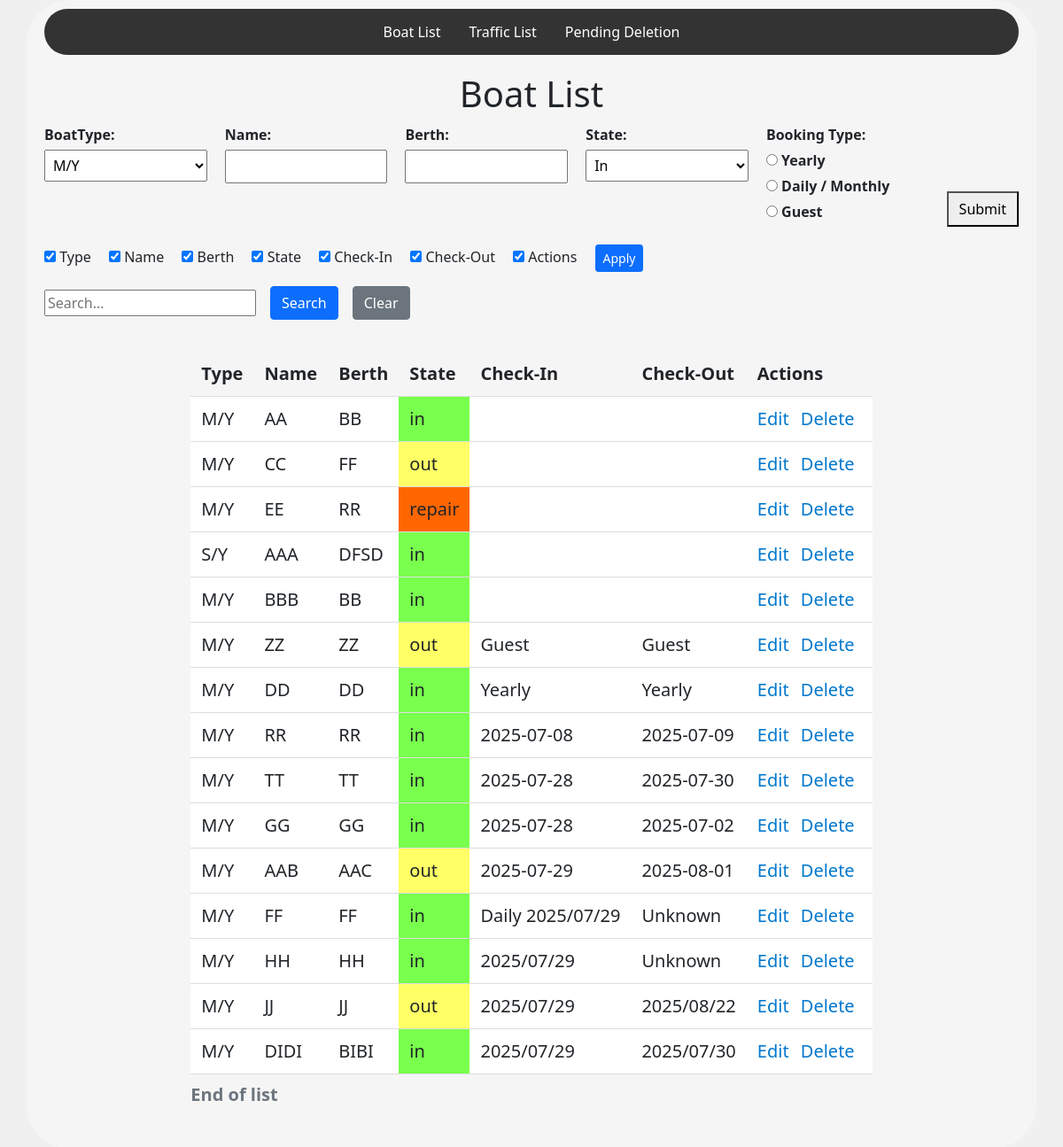
The app's page /, older data.
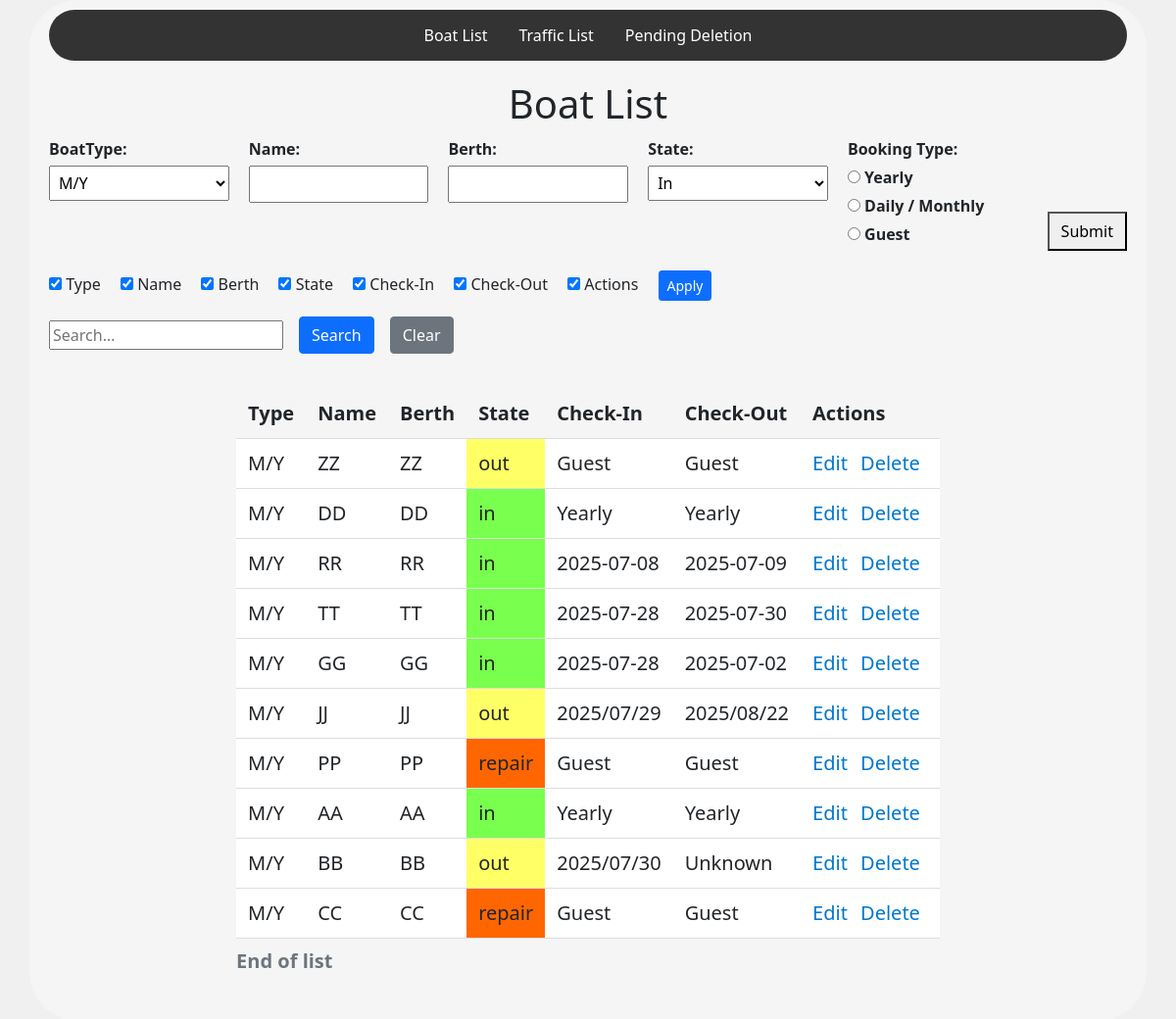
The same page, newer data.
### trafficApp/models.py (models this page shows, shortened)
class Boat(models.Model):
    boatType = models.CharField(
        max_length=30,
        choices=BoatType.choices,
        default=BoatType.motorYacht,
    )
    name = models.CharField(max_length=100)
    berth = models.CharField(max_length=20)
    created = models.DateTimeField(auto_now_add=True)
    state = models.CharField(  # <-- changed from IntegerField
        max_length=20,
        choices=State.choices,
        default=State.IN,
    )
    cid = models.CharField(max_length=50, default="", blank=True)
    ecod = models.CharField(max_length=50, default="", blank=True)

### trafficApp/views.py (the view)
# urls.py: path('', views.BoatListView.as_view(), name = 'boats'),
class BoatListView(BaseListCreateView):
    model         = Boat
    form_class    = NewBoatForm
    template_name = "lists/list_page.html"     # shared page
    success_url   = reverse_lazy("boats")
    page_title    = "Boat List"
    search_fields = ("name", "boatType", "berth", "state", "cid", "ecod")
    column_list = [
        {"field": "boatType", "label": "Type"},
        {"field": "name",     "label": "Name"},
        {"field": "berth",    "label": "Berth"},
        {"field": "state",    "label": "State"},
        {"field": "cid",      "label": "Check-In"},
        {"field": "ecod",     "label": "Check-Out"},
        {"field": "actions",  "label": "Actions"},
    ]
    row_partial  = "lists/boats/_row.html"
    form_partial = "lists/boats/_form_fields.html"

### trafficApp/forms.py (shortened to what this page needs)
class NewBoatForm(forms.ModelForm):
    BOOKING_CHOICES = [
        ('yearly',        'Yearly'),
        ('daily_monthly', 'Daily / Monthly'),
        ('guest',         'Guest'),
    ]
    booking_type = forms.ChoiceField(
        choices=BOOKING_CHOICES,
        widget=forms.RadioSelect,
        label="Booking Type"
    )  # :contentReference[oaicite:0]{index=0}
    cid  = forms.DateField(
        required=False,
        widget=DateInput(attrs={'type': 'date'}),
        label="Check‑In Date"
    )   # :contentReference[oaicite:1]{index=1}
    ecod = forms.DateField(
        required=False,
        widget=DateInput(attrs={'type': 'date'}),
        label="Check‑Out Date"
    )   # :contentReference[oaicite:2]{index=2}
    class Meta:
        model  = Boat
        fields = [
            'boatType', 'name', 'berth', 'state',
            'booking_type', 'cid', 'ecod'
        ]

### trafficApp/views.py (called while the page is built)
    def get(self, request, *args, **kwargs):
        self.object_list = self.get_queryset()
        form = self.get_form()
        return self.render_to_response(self.get_context_data(form=form))

    def get_form_kwargs(self):
        kwargs = super().get_form_kwargs()
        if self.request.method == "POST":
            kwargs["data"] = self.request.POST
        return kwargs

    def get_queryset(self):
        qs = super().get_queryset()
        q  = self.request.GET.get("q", "").strip()
        if q and self.search_fields:
            or_query = Q()
            for field in self.search_fields:
                or_query |= Q(**{f"{field}__icontains": q})
            qs = qs.filter(or_query)
        return qs  # no order_by here; sorting is JS-only

    def get_context_data(self, **kwargs):
        ctx = super().get_context_data(**kwargs)
        ctx.update({
            "q":           self.request.GET.get("q", "").strip(),
            "column_list": self.column_list,
            "page_title":  self.page_title,
            "row_partial": self.row_partial,
            "form_partial": self.form_partial,
        })
        return ctx

### trafficApp/templates/lists/list_page.html (shortened to what this page needs)
{% extends 'base.html' %}
{% load static %}
{% block content %}
  <h1>{{ page_title }}</h1>
  <form method="post">
    <div class="two-fields">
      {% include form_partial with form=form %}
      <button type="submit" class="submit-btn">Submit</button>
    </div>
  </form>
  {% include "lists/_controls/_column_picker.html" with column_list=column_list %}
  {% include "lists/_controls/_search_only.html" %}
  {% include "lists/_table.html" with column_list=column_list row_partial=row_partial object_list=object_list %}
{% endblock %}

### trafficApp/templates/base.html (shortened to what this page needs)
<!DOCTYPE html>
{% load static %}
<html lang="en">
<head>
    <link href="https://cdn.jsdelivr.net/npm/bootstrap@5.0.1/dist/css/bootstrap.min.css" rel="stylesheet">
    <link rel = 'stylesheet' href = "{% static 'css/style.css' %}">
</head>
<body>
    <div class="container">
        <ul>
            <li><a href="{% url 'boats' %}">Boat List</a></li>
            <li><a href="{% url 'traffic' %}">Traffic List</a></li>
            <li><a href="">Pending Deletion</a></li>
        </ul>
        <div class="content-wrapper">
            {% block content %}  {% endblock %}
        </div>
    </div>
</body>
</html>

### trafficApp/templates/lists/boats/_form_fields.html (shortened to what this page needs)
<div class="field-group">
  {{ form.boatType.label_tag }} {{ form.boatType }}
</div>
<div class="field-group">
  {{ form.name.label_tag }} {{ form.name }}
</div>
<div class="field-group">
  {{ form.berth.label_tag }} {{ form.berth }}
</div>
<div class="field-group">
  {{ form.state.label_tag }} {{ form.state }}
</div>
<div class="field-group">
  {{ form.booking_type.label_tag }} {{ form.booking_type }}
</div>

### trafficApp/templates/lists/_controls/_column_picker.html
<div style="margin-top: 20px;">
  <form id="columns-form" class="mb-3">
    {% for col in column_list %}
      <label style="margin-right:1rem;">
        <input type="checkbox"
               class="col-toggle"
               data-col-index="{{ forloop.counter0 }}"
               checked>
        {{ col.label }}
      </label>
    {% endfor %}
    <button type="button" id="apply-columns" class="btn btn-primary btn-sm">Apply</button>
  </form>
</div>

### trafficApp/templates/lists/_controls/_search_only.html (shortened to what this page needs)
<form method="get" class="my-3" id="searchForm">
  <input type="text" name="q" id="searchInput" value="{{ q }}" placeholder="Search…">
  <button class="btn btn-primary"  type="submit">Search</button>
  <button class="btn btn-secondary" type="button" id="clearBtn">Clear</button>
</form>

### trafficApp/templates/lists/_table.html
<div class="table-wrapper">
  <table class="boats sortable">
    <caption>End of list</caption>
    <thead>
      <tr>
        {% for col in column_list %}
          <th data-col-index="{{ forloop.counter0 }}">{{ col.label }}</th>
        {% endfor %}
      </tr>
    </thead>
    <tbody>
      {% for obj in object_list %}
        {% include row_partial with obj=obj %}
      {% empty %}
        <tr><td colspan="{{ column_list|length }}">No entries found.</td></tr>
      {% endfor %}
    </tbody>
  </table>
</div>

### trafficApp/templates/lists/boats/_row.html
<tr>
  <td data-col-index="0">{{ obj.boatType }}</td>
  <td data-col-index="1">{{ obj.name }}</td>
  <td data-col-index="2">{{ obj.berth }}</td>
  <td data-col-index="3" class="state-{{ obj.state }}">{{ obj.state }}</td>
  <td data-col-index="4">{{ obj.cid }}</td>
  <td data-col-index="5">{{ obj.ecod }}</td>
  <td data-col-index="6">
    <a href="{% url 'update' obj.id %}">Edit</a>
    <a href="{% url 'delete' obj.id %}">Delete</a>
  </td>
</tr>

### trafficApp/static/css/style.css (style rules this page uses)
.container > ul { display: flex; justify-content: center; list-style: none; margin: 0; padding: 0; background: #333; width: 100%; border-radius: 50px; }
.container > ul li a { display: block; color: #fff; text-align: center; padding: 14px 16px; text-decoration: none; }
h1 { text-align: center; margin-top: 20px; margin-bottom: 10px; }
body { min-height: 100vh; display: flex; align-items: flex-start; justify-content: center; background: #f0f0f0; margin: 0; }
.container { display: flex; flex-direction: column; align-items: center; padding: 10px 20px 30px; background-color: whitesmoke; border-radius: 50px; width: 100%; box-sizing: border-box; }
.two-fields { display: flex; gap: 20px; flex-wrap: wrap; }
.field-group { display: flex; flex-direction: column; flex: 1; min-width: 180px; }
.field-group label { margin-bottom: 5px; font-weight: bold; }
.field-group input, .field-group select { padding: 5px; font-size: 1em; }
.submit-btn { margin-left: auto; align-self: flex-end; padding: 6px 12px; font-size: 1em; }
form.my-3, form.my-3 * { box-sizing: border-box; }
form.my-3 { display: flex; gap: 1rem; align-items: center; flex-wrap: wrap; margin-top: 20px; }
.table-wrapper { width: 100%; overflow-x: auto; }
table.boats { width: 50%; margin: 20px auto 0; border-collapse: collapse; font-size: 1.25rem; background: #fff; }
table.boats caption { text-align: left; font-weight: bold; margin-bottom: 0.5rem; }
table.boats th, table.boats td { padding: 10px 12px; border-bottom: 1px solid #ddd; text-align: left; vertical-align: middle; white-space: nowrap; }
table.boats th { background: #f5f5f5; font-weight: 600; }
table.boats td a { margin-right: 8px; text-decoration: none; color: #0077cc; }
.state-in { background-color: #79ff4d; }
.state-out { background-color: #ffff66; }
.state-repair { background-color: #ff6600; }

Row changes from the older to the newer data that the page shows:
removed Boat: boatType "M/Y", name "AA", berth "BB", state "in"
removed Boat: boatType "M/Y", name "CC", berth "FF", state "out"
removed Boat: boatType "M/Y", name "EE", berth "RR", state "repair"
removed Boat: boatType "S/Y", name "AAA", berth "DFSD", state "in"
removed Boat: boatType "M/Y", name "BBB", berth "BB", state "in"
removed Boat: boatType "M/Y", name "AAB", berth "AAC", state "out", cid "2025-07-29", ecod "2025-08-01"
removed Boat: boatType "M/Y", name "FF", berth "FF", state "in", cid "Daily 2025/07/29", ecod "Unknown"
removed Boat: boatType "M/Y", name "HH", berth "HH", state "in", cid "2025/07/29", ecod "Unknown"
removed Boat: boatType "M/Y", name "DIDI", berth "BIBI", state "in", cid "2025/07/29", ecod "2025/07/30"
added Boat: boatType "M/Y", name "PP", berth "PP", state "repair", cid "Guest", ecod "Guest"
added Boat: boatType "M/Y", name "AA", berth "AA", state "in", cid "Yearly", ecod "Yearly"
added Boat: boatType "M/Y", name "BB", berth "BB", state "out", cid "2025/07/30", ecod "Unknown"
added Boat: boatType "M/Y", name "CC", berth "CC", state "repair", cid "Guest", ecod "Guest"
